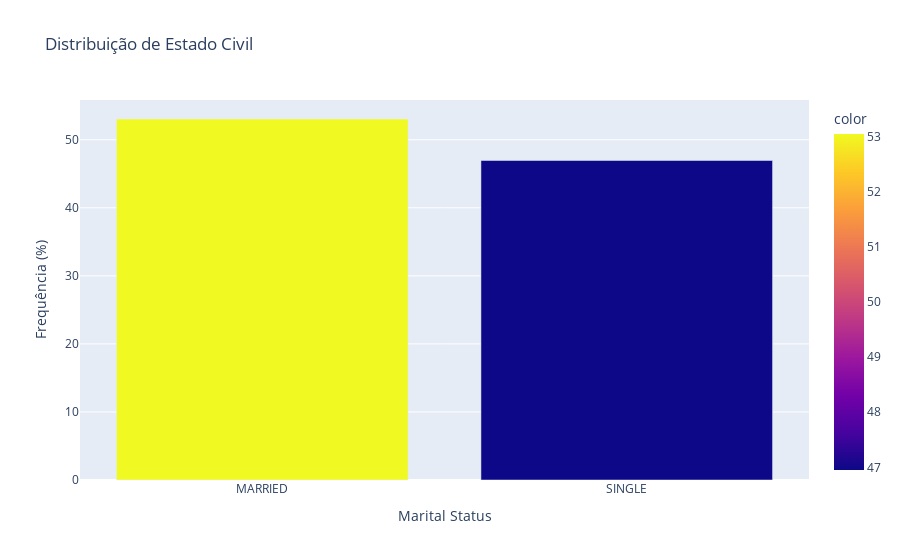

The notebook cell saved with this chart:
### Markdown cell above
a maioria da distribuição estão consentrada em owend ou seja a maioria das pessoas dos nossos dados tem imoveis

### Code cell
marital_status = df['Marital Status'].value_counts()
marital_status_porcentagem = (marital_status / marital_status.sum()) * 100
print(marital_status_porcentagem)
fig = px.bar(
    marital_status_porcentagem,
    x=marital_status_porcentagem.index,
    y=marital_status_porcentagem.values,
    title='Distribuição de Estado Civil',
    labels={'x':'Estado Civil', 'y':'Frequência (%)'},
    color=marital_status_porcentagem.values
)
fig.show()

### Figure 1 — Plotly figure (JSON) as saved in the notebook; plotly's stock layout.template omitted (floating-point values rounded to 4 significant figures)
{"data": [{"hovertemplate": "Marital Status=%{x}<br>Frequência (%)=%{y}<br>color=%{marker.color}<extra></extra>", "legendgroup": "", "marker": {"color": [53.05, 46.95], "coloraxis": "coloraxis", "pattern": {"shape": ""}}, "name": "", "orientation": "v", "showlegend": false, "textposition": "auto", "type": "bar", "x": ["MARRIED", "SINGLE"], "xaxis": "x", "y": [53.05, 46.95], "yaxis": "y"}], "layout": {"barmode": "relative", "coloraxis": {"colorbar": {"title": {"text": "color"}}, "colorscale": [[0, "#0d0887"], [0.1111, "#46039f"], [0.2222, "#7201a8"], [0.3333, "#9c179e"], [0.4444, "#bd3786"], [0.5556, "#d8576b"], [0.6667, "#ed7953"], [0.7778, "#fb9f3a"], [0.8889, "#fdca26"], [1, "#f0f921"]]}, "legend": {"tracegroupgap": 0}, "title": {"text": "Distribuição de Estado Civil"}, "xaxis": {"anchor": "y", "domain": [0, 1], "title": {"text": "Marital Status"}}, "yaxis": {"anchor": "x", "domain": [0, 1], "title": {"text": "Frequência (%)"}}}}
